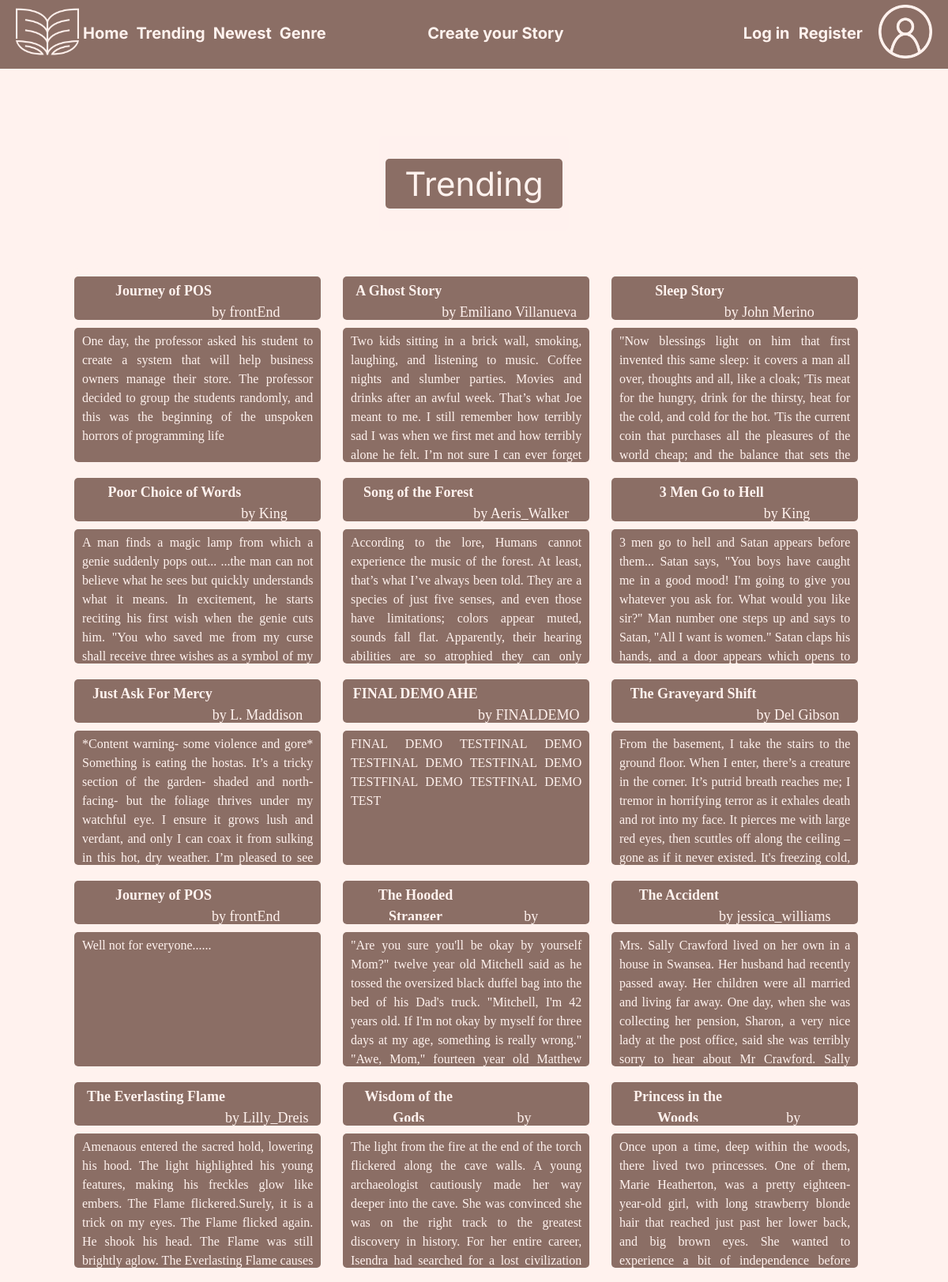
Screenshot of /files/trending.php (upper part) with the database file from the repository.
### tables this page shows
CREATE TABLE `stories` (
  `#` int(11) NOT NULL,
  `author` int(11) NOT NULL,
  `title` text NOT NULL,
  `story` longtext NOT NULL,
  `synopsis` text NOT NULL,
  `genre` text NOT NULL,
  `isHead` tinyint(1) NOT NULL,
  `isPublished` tinyint(1) NOT NULL,
  `prevNode` int(11) NOT NULL,
  `linkNode` longtext NOT NULL DEFAULT '{}',
  `datePublished` timestamp NOT NULL DEFAULT current_timestamp(),
  `upvote` int(11) NOT NULL DEFAULT 0,
  `downvote` int(11) NOT NULL DEFAULT 0
);

CREATE TABLE `users` (
  `id` int(11) NOT NULL,
  `first_name` text NOT NULL,
  `last_name` text NOT NULL,
  `user` text NOT NULL,
  `password` text NOT NULL,
  `sha256` text NOT NULL,
  `email` text NOT NULL,
  `date_created` timestamp NOT NULL DEFAULT current_timestamp(),
  `birthdate` date NOT NULL,
  `phone` text NOT NULL,
  `continyouation` longtext NOT NULL,
  `stories` longtext NOT NULL,
  `drafts` text NOT NULL DEFAULT '{}',
  `followedStories` text NOT NULL DEFAULT '{}',
  `likedStories` text NOT NULL DEFAULT '{}',
  `lastViewedStory` int(11) NOT NULL DEFAULT 0,
  `upvotes` text NOT NULL DEFAULT '{}',
  `downvotes` text NOT NULL DEFAULT '{}',
  `lastViewedGenre` text NOT NULL DEFAULT '{}'
);

### files/db.php (called while the page is built, shortened)
<?php
	class DB {
		private $conn;
		function __construct(){
			$servername = "127.0.0.1";
			$username = "root";
			$password = "";
			$dbname = "continyou";
			try {
			$this->conn = new PDO("mysql:host=$servername;dbname=$dbname", $username, $password);
			$this->conn->setAttribute(PDO::ATTR_ERRMODE, PDO::ERRMODE_EXCEPTION);
			}catch(PDOException $e) {
  			echo "Connection failed: " . $e->getMessage();
			}
		}
		function getStory($storyToGet){
			$stmt = $this->conn->prepare("SELECT * FROM `stories` WHERE `#` = ?");
			$stmt->execute([$storyToGet]);
			$result = $stmt->fetch(PDO::FETCH_NAMED);
			return $result;
		}
		function getTrending(){
			$stmt = $this->conn->query("SELECT * FROM `stories` WHERE `isPublished` = 1 ORDER BY `stories`.`upvote` DESC");
			$result = $stmt->fetchAll();
			return $result;
		}
		function findAuthorByID($authorID){
			$stmt = $this->conn->prepare("SELECT * FROM users WHERE id = ?");
			$stmt->execute([$authorID]);
			$result = $stmt->fetch(PDO::FETCH_NAMED);
			return $result;
		}
		function getHead($storyBase){
			$isHeadArg = 0;
			$currentStory = $storyBase;
			while ($isHeadArg==0) {
				$searchResult = $this->getStory($currentStory);
				if($searchResult['isHead'] == 0){
					$currentStory = $searchResult['prevNode'];
				} else {
					break;
				}
			}
			return $currentStory;
		}
	}
?>

### files/trending.php (the view, shortened to what this page needs)
<?php
include 'db.php';
$dbLink = new DB();
?>
<!DOCTYPE html>
<html lang="en">
<head>
    <link rel="stylesheet" href="css/trending.css">
    <link rel="stylesheet" href="css/header.css">
    <link rel="stylesheet" href="css/footer.css">
</head>
<body>
    <?php include 'header.php' ?>
    <div class="page-container">
        <div class="content-wrap">
        <div class = "main-container border">
            <div class ="first-division">
                <p class="first-division-title">Trending</p>
            </div>
            <div class = "trending-container ">
                <div class = "main-area">
                    <div class="slider">
                  <div class="slides">
                    <div id="slide-1">
                        <?php
                        $trendingStories = $dbLink->getTrending();
                        foreach ($trendingStories as $trendingInfo) {
                        $storyAuthor = $trendingInfo['author'];
                        $searchResult = $dbLink->findAuthorByID($storyAuthor);
                        $storyAuthor = $searchResult['user'];
                        $storyTitle = $trendingInfo['title'];
                        $storyBody = $trendingInfo['story'];
                        $storyId = $trendingInfo['#'];
                        if($trendingInfo['isHead']==0){
                            $searchResult = $dbLink->getHead($trendingInfo['#']);
                            $searchResult = $dbLink->getStory($searchResult);
                            $storyTitle = $searchResult['title'];
                        }
                        echo "<div><a href='substory.php?storyId=$storyId'>";
                        echo "<span class = 'title-block'><div class='story-title'><b> $storyTitle </b></div><div><br>by $storyAuthor</div></span>";
                        echo "<div class = 'body-block'> $storyBody </div></a></div>";
                        }
                        ?>
                  </div>
                </div>
                </div>
            </div>
        </div>
    </div>
    </div>
</body>
</html>

### files/css/trending.css (style rules this page uses)
:root { --brown: #8b6e65; --cream: #fff2ee; }
body { background-image: url("../pics/background.png"); padding: 0; margin:0; line-height: 1.5; box-sizing: border-box; background-size: contain; }
.main-container { margin-top: 5px; display: flex; flex-direction: column; align-items: center; }
.trending-container { display:grid; }
.slider { width: 100%; text-align: center; }
.slides { display: flex; width: 100%; }
.slides > div { display: flex; flex-wrap: wrap; width: 100%; background: rgba( 0, 0, 0, 0.0); }
.slides > div > div { width: 33.33%; }
.slides > div > div > a { color: var(--cream); text-decoration: none; }
.slides > div > div > a > * { width: 86%; }
.main-area { display: flex; border-radius: 15px; background-color: var(--cream); width: 85vw; height: fit-content; margin-left: 4vw; margin-right: 5vw; margin-right: 5vw; margin-top: 6vh; margin-bottom: 2vh; align-items: center; justify-items: center; }
.trending-container { margin-bottom: 50px; }
.first-division { background-color: rgba(255, 242, 238, 0.6); width: 20vw; height: 15vh; border-radius: 5px; display: flex; justify-content: center; margin-top: 10vh; align-items: center; }
.first-division-title { background-color: var(--brown); color: var(--cream); font-family: 'Inter', sans-serif; font-size: 3.5vw; padding-right: 2vw; padding-left: 2vw; border-radius: 5px; }
.body-block { background-color: var(--brown); border-radius:5px; height: 160px; text-align: justify; font-size: 16px; }
.title-block { background-color: var(--brown); color: var(--cream); border-radius:5px; height: 45px; font-size: 18px; justify-content: center; }
.title-block,.body-block { padding: 5px 10px 5px 10px; display: flex; width: 100%; margin: 10px; overflow: hidden; text-overflow: ellipsis; -o-text-overflow: ellipsis; }
.story-title { overflow: hidden; max-width: 67%; }

### files/css/header.css (style rules this page uses)
:root { --brown: #8b6e65; --cream: #fff2ee; }
body { background-color: var(--cream); padding: 0; margin:0; line-height: 1.5; box-sizing: border-box; }

### files/css/footer.css (style rules this page uses)
.page-container { position: relative; min-height: 100vh; }
.content-wrap { padding-bottom: 14rem; }

### rows the page displays
stories: title "Journey of POS", users.user "frontEnd", story "One day, the professor asked his student to create a system that will help business owners manage their store. The professor decided to group the students randomly, and this was the beginning of the unspoken horrors of programming life"
stories: title "A Ghost Story", users.user "Emiliano Villanueva", story "Two kids sitting in a brick wall, smoking, laughing, and listening to music. Coffee nights and slumber parties. Movies and drinks after an awful week. That’s what Joe meant to me. I still remember how terribly sad I was when we first met and how terribly alone he felt. I’m not sure I can ever forget…"
stories: title "Sleep Story", users.user "John Merino", story "\"Now blessings light on him that first invented this same sleep: it covers a man all over, thoughts and all, like a cloak; 'Tis meat for the hungry, drink for the thirsty, heat for the cold, and cold for the hot. 'Tis the current coin that purchases all the pleasures of the world cheap; and the balance that sets the…"
stories: title "Poor Choice of Words", users.user "King", story "A man finds a magic lamp from which a genie suddenly pops out... ...the man can not believe what he sees but quickly understands what it means. In excitement, he starts reciting his first wish when the genie cuts him. \"You who saved me from my curse shall receive three wishes as a symbol of my…"
stories: title "Song of the Forest", users.user "Aeris_Walker", story "According to the lore, Humans cannot experience the music of the forest. At least, that’s what I’ve always been told. They are a species of just five senses, and even those have limitations; colors appear muted, sounds fall flat. Apparently, their hearing abilities are so atrophied they can only…"
stories: title "3 Men Go to Hell", users.user "King", story "3 men go to hell and Satan appears before them... Satan says, \"You boys have caught me in a good mood! I'm going to give you whatever you ask for. What would you like sir?\" Man number one steps up and says to Satan, \"All I want is women.\" Satan claps his hands, and a door appears which opens to…"
stories: title "Just Ask For Mercy", users.user "L. Maddison", story "*Content warning- some violence and gore* Something is eating the hostas. It’s a tricky section of the garden- shaded and north-facing- but the foliage thrives under my watchful eye. I ensure it grows lush and verdant, and only I can coax it from sulking in this hot, dry weather. I’m pleased to see…"
stories: title "FINAL DEMO AHE", users.user "FINALDEMO", story "FINAL DEMO TESTFINAL DEMO TESTFINAL DEMO TESTFINAL DEMO TESTFINAL DEMO TESTFINAL DEMO TEST"
stories: title "The Graveyard Shift", users.user "Del Gibson", story "From the basement, I take the stairs to the ground floor. When I enter, there’s a creature in the corner. It’s putrid breath reaches me; I tremor in horrifying terror as it exhales death and rot into my face. It pierces me with large red eyes, then scuttles off along the ceiling – gone as if it never existed. It's freezing cold,…"
stories: stories.title "Journey of POS", users.user "frontEnd", story "Well not for everyone......"
stories: title "The Hooded Stranger", story "\"Are you sure you'll be okay by yourself Mom?\" twelve year old Mitchell said as he tossed the oversized black duffel bag into the bed of his Dad's truck. \"Mitchell, I'm 42 years old. If I'm not okay by myself for three days at my age, something is really wrong.\" \"Awe, Mom,\" fourteen year old Matthew…"
stories: title "The Accident", users.user "jessica_williams", story "Mrs. Sally Crawford lived on her own in a house in Swansea. Her husband had recently passed away. Her children were all married and living far away. One day, when she was collecting her pension, Sharon, a very nice lady at the post office, said she was terribly sorry to hear about Mr Crawford. Sally…"
stories: title "The Everlasting Flame", users.user "Lilly_Dreis", story "Amenaous entered the sacred hold, lowering his hood. The light highlighted his young features, making his freckles glow like embers. The Flame flickered.Surely, it is a trick on my eyes. The Flame flicked again. He shook his head. The Flame was still brightly aglow. The Everlasting Flame causes…"
stories: title "Wisdom of the Gods", story "The light from the fire at the end of the torch flickered along the cave walls. A young archaeologist cautiously made her way deeper into the cave. She was convinced she was on the right track to the greatest discovery in history. For her entire career, Isendra had searched for a lost civilization…"
stories: title "Princess in the Woods", story "Once upon a time, deep within the woods, there lived two princesses. One of them, Marie Heatherton, was a pretty eighteen-year-old girl, with long strawberry blonde hair that reached just past her lower back, and big brown eyes. She wanted to experience a bit of independence before…"
